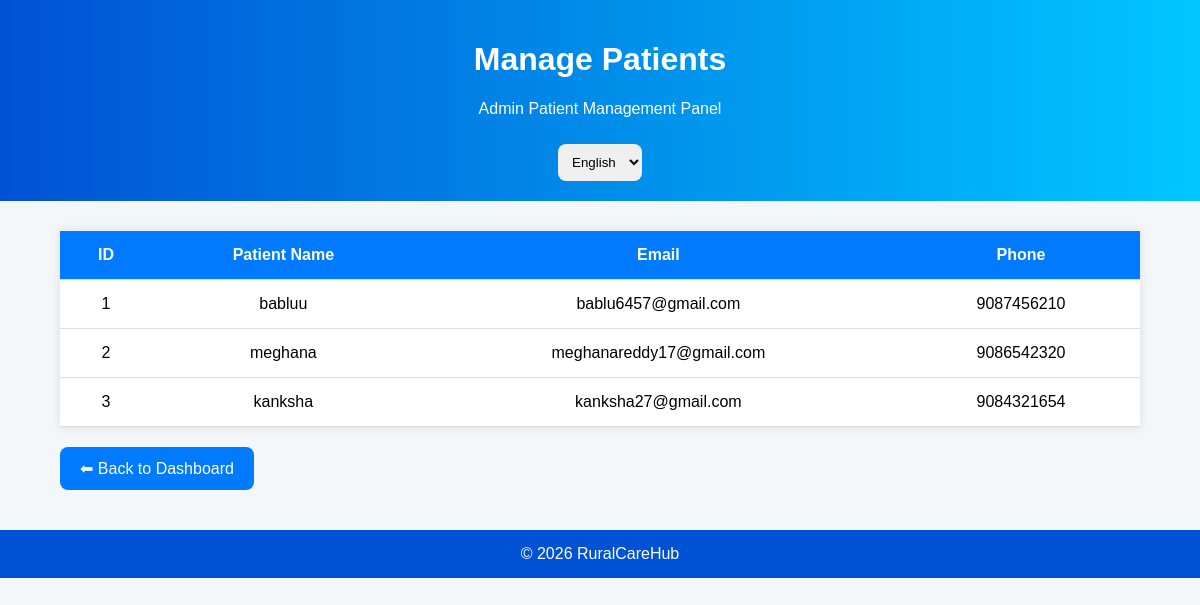
Before: /manage-patients with the older database file.
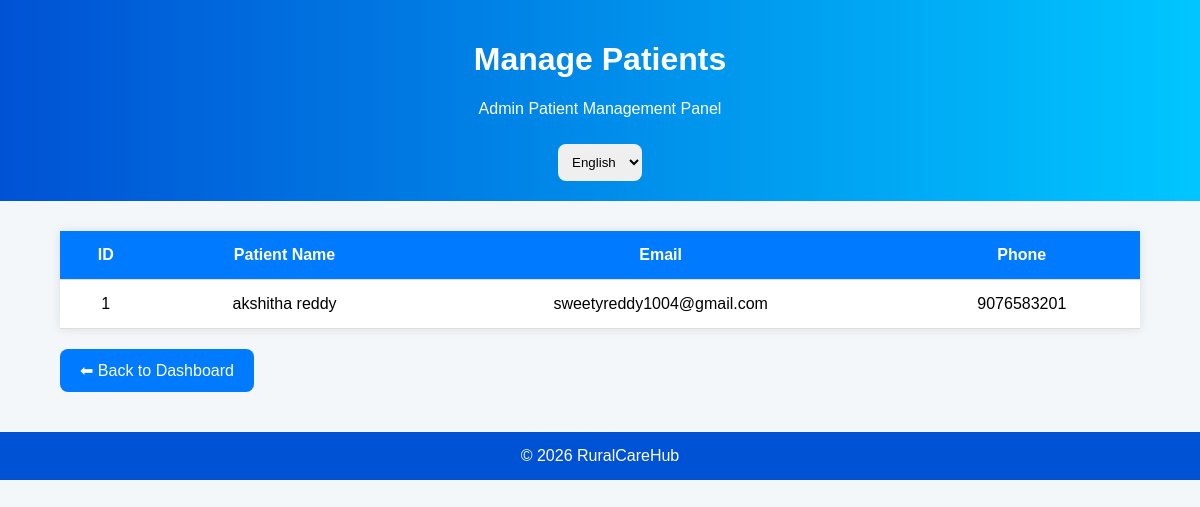
After: the same page with the newer database file.
### app.py (models this page shows)
class User(db.Model):
    id = db.Column(db.Integer, primary_key=True)
    name = db.Column(db.String(100))
    email = db.Column(db.String(100), unique=True)
    phone = db.Column(db.String(20))
    address = db.Column(db.String(200))
    password = db.Column(db.String(100))
    role = db.Column(db.String(50))

### app.py (the view)
@app.route('/manage-patients')
def manage_patients():
    users = User.query.all()
    return render_template(
        'manage_patients.html',
        users=users
    )

### templates/manage_patients.html (shortened to what this page needs)
<!DOCTYPE html>
<html>
<head>
</head>
<body>
<div class="header">
<h1 id="title">Manage Patients</h1>
<p id="subtitle">
</p>
<select id="languageSelect"
onchange="changeLanguage()">
<option value="en">English</option>
</select>
</div>
<div class="container">
<table>
<tr>
<th>ID</th>
<th id="nameText">Patient Name</th>
<th>Email</th>
<th>Phone</th>
</tr>
{% for user in users %}
<tr>
<td>{{ user.id }}</td>
<td>{{ user.name }}</td>
<td>{{ user.email }}</td>
<td>{{ user.phone }}</td>
</tr>
{% endfor %}
</table>
<a href="/admin"
class="back-btn"
id="backBtn">
</a>
</div>
<footer>
© 2026 RuralCareHub
</footer>
</body>
</html>

### templates/manage_patients.html (style rules this page uses)
body { margin:0; font-family:Arial; background:#f4f7fa; }
.header { background:linear-gradient(to right,#0052d4,#00c6ff); color:white; text-align:center; padding:20px; }
.container { width:90%; margin:30px auto; }
table { width:100%; border-collapse:collapse; background:white; box-shadow:0 0 10px rgba(0,0,0,0.1); }
th,td { padding:15px; text-align:center; border-bottom:1px solid #ddd; }
th { background:#007bff; color:white; }
.back-btn { display:inline-block; margin-top:20px; padding:12px 20px; background:#007bff; color:white; text-decoration:none; border-radius:8px; }
select { padding:10px; border-radius:8px; border:none; margin-top:10px; }
footer { background:#0052d4; color:white; text-align:center; padding:15px; margin-top:40px; }

Changed rows visible on the page:
removed User: id "2", name "meghana", email "meghanareddy17@gmail.com", phone "9086542320"
removed User: id "3", name "kanksha", email "kanksha27@gmail.com", phone "9084321654"
changed User id 1: name "babluu" → "akshitha reddy"; email "bablu6457@gmail.com" → "sweetyreddy1004@gmail.com"; phone "9087456210" → "9076583201"
